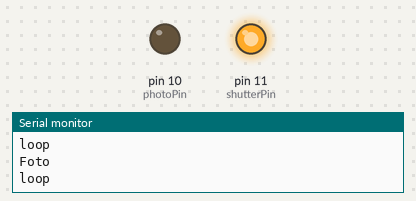
Recording of a sketch running on a simulated Arduino Uno, built with avr-gcc and run on an emulated ATmega328P. Parts: output pins drawn as LEDs (lit = HIGH), the last lines printed to the serial monitor.

Above: at 0.5 s.
At 2.39 s:
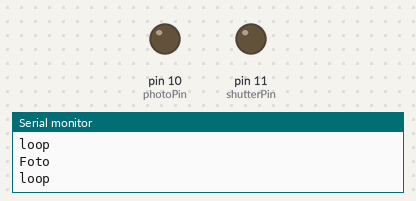
At 5.19 s:
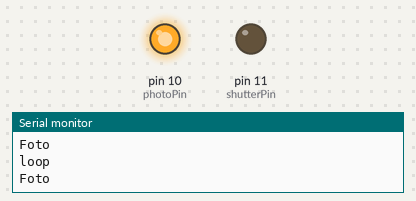
Timing chart, 0 to 5.6 s (numbered marks = the images above):
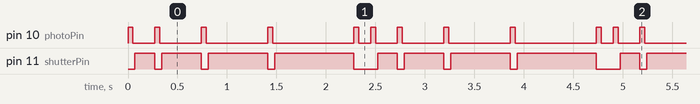

Measured:
- by itself, pin 11 (shutterPin): repeats every 2.5 s: LOW 0.07 s, HIGH 0.40 s, LOW 0.07 s, HIGH 0.60 s, LOW 0.07 s, HIGH 0.80 s, LOW 0.24 s, HIGH 0.20 s, until it stays LOW from 12.1 s
- by itself, pin 10 (photoPin): repeats every 2.5 s: LOW 0.22 s, HIGH 0.05 s, LOW 0.42 s, HIGH 0.05 s, LOW 0.62 s, HIGH 0.05 s, LOW 0.82 s, HIGH 0.05 s, LOW 0.12 s, HIGH 0.05 s, until it stays LOW from 12.1 s
- by itself, everything shown: repeats every 2.5 s, in 10 steps

The sketch:

hdr_Panobot.ino
```cpp
#include <Arduino.h>

/*
  Turns on an LED on for one second, then off for one second, repeatedly.
*/

int photoPin = 10;
int shutterPin = 11;
int contador = 0;

void setup()
{
	Serial.begin(9600);

	// initialize the digital pin as an output.
	// Pin 13 has an LED connected on most Arduino boards:
	pinMode(photoPin,OUTPUT);
	pinMode(shutterPin,OUTPUT);
}

void exposureTime(int time){

digitalWrite(shutterPin,HIGH);
delay(time);
digitalWrite(shutterPin,LOW);
Serial.println("Foto");

}

void singleShoot(){

digitalWrite(photoPin,HIGH);
delay(50);
digitalWrite(photoPin,LOW);
delay(20);
}

///////////////////////////////////////

void hdrShoot(int fstop){

    for(int x =0;x <fstop;++x){

      exposureTime(200*x);
      singleShoot();
      Serial.println("loop");
    }
}

////////////////////////////////////////////////

void loop(){


    while (contador < 5 ) {
        //singleShoot();
        hdrShoot(5);
        delay(100);
        ++contador;
      }

}
```
